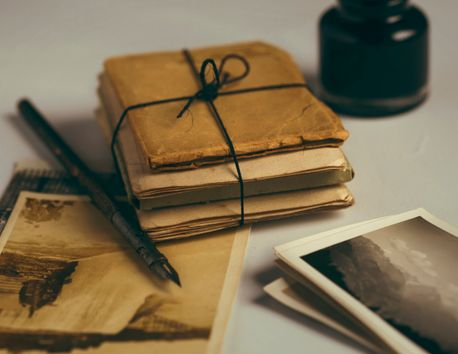
#> input picture 7-Histogram/img/1.jpeg, 458 x 354 px
$ python quiz.py --image img/1.jpeg
#> lines starting #> are read from the running program, lines starting #| are printed output that depends on the picture
"""
1. Compute a grayscale histogram for this image. Approximately what bin number has the the highest pixel count?
2. Compute a 2D color histogram for the Red and Green channels of the wave image using 8 bins for each channel. Which bin has the largest pixel count?
"""
from matplotlib import pyplot as plt
import numpy as np
import argparse
import cv2

ap = argparse.ArgumentParser()
ap.add_argument("-i", "--image", required=True, help="Path to the Image")
args = vars(ap.parse_args())

image = cv2.imread(args["image"])
#> image is the input picture: shape (354, 458, 3); mean B, G, R 81.6, 110.1, 126

#?  1.  #
gray_image = cv2.cvtColor(image, cv2.COLOR_BGR2GRAY)
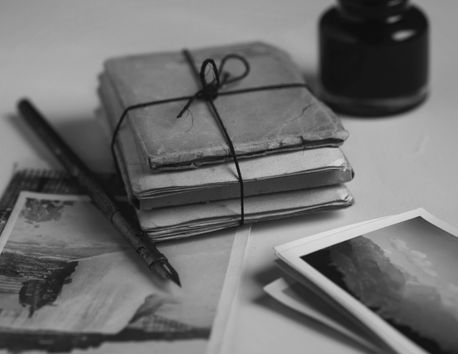
#> gray_image: shape (354, 458); min 8, max 226, mean 111.6
cv2.imshow("Original", gray_image)
cv2.waitKey(0)
hist = cv2.calcHist([gray_image], [0], None, [256], [0, 256])
#> hist = 256 values, max 2922 at index 178, min 0 at index 0, mean 633.3

plt.figure()
plt.title("Grayscale Histogram")
plt.xlabel("Bins")
plt.ylabel("# of Pixels")
plt.plot(hist)
plt.xlim([0, 256])
plt.show()
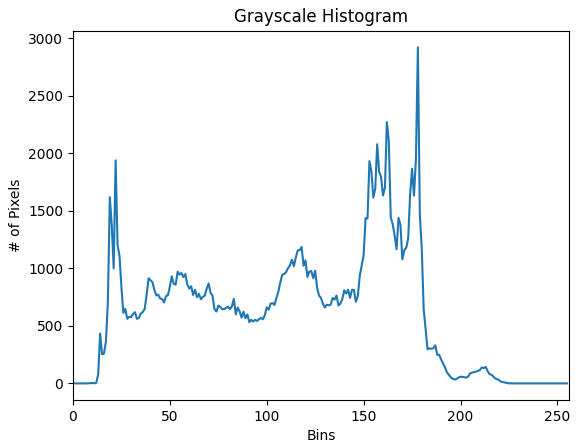
#> figure drawn by matplotlib, 1 panel; curve peaks at x = 178, y = 2922
cv2.waitKey(0)

#?  2.  #
chans = cv2.split(image)
print()
colors = ("b", "g", "r")

fig = plt.figure()
ax = fig.add_subplot(111)
hist = cv2.calcHist([chans[1], chans[2]], [0, 1], None, [8, 8], [0, 256, 0, 256])
p = ax.imshow(hist, interpolation="nearest")
ax.set_title("2D color histogram for R and G")
plt.colorbar(p)
plt.show()
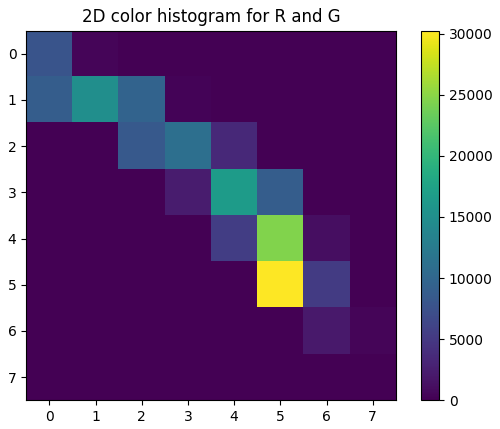
#> figure drawn by matplotlib, 2 panels

eq = cv2.equalizeHist(gray_image)
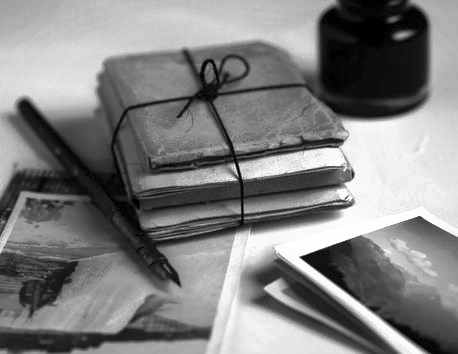
#> eq: shape (354, 458); min 0, max 255, mean 128.4
cv2.imshow("Histogram Equalization", np.hstack([gray_image, eq]))
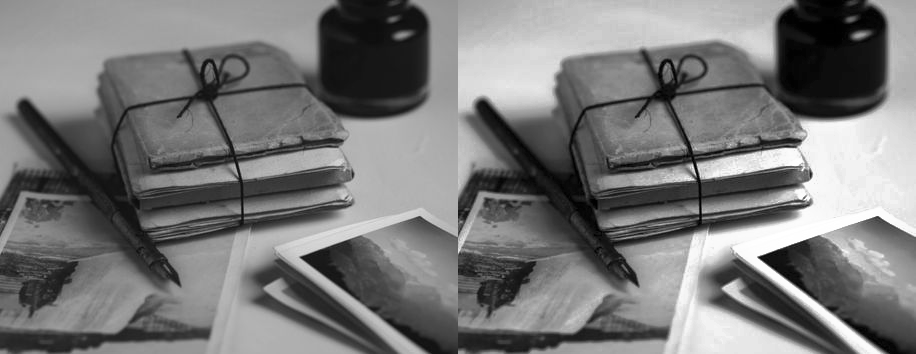
#> window 'Histogram Equalization': shape (354, 916); min 0, max 255, mean 120
cv2.waitKey(0)

$ run again, on 7-Histogram/img/wave.png
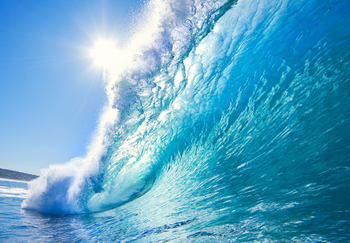
#> input picture 7-Histogram/img/wave.png, 350 x 243 px
#> image is the input picture: shape (243, 350, 3); mean B, G, R 199.1, 166.5, 93.5
#> `gray_image = cv2.cvtColor(image, cv2.COLOR_BGR2GRAY)`:
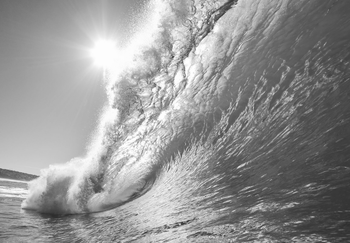
#> gray_image: shape (243, 350); min 45, max 255, mean 148.4
#> hist = 256 values, max 937 at index 181, min 0 at index 0, mean 332.2
#> `cv2.imshow("Histogram Equalization", np.hstack([gray_image, eq]))`:
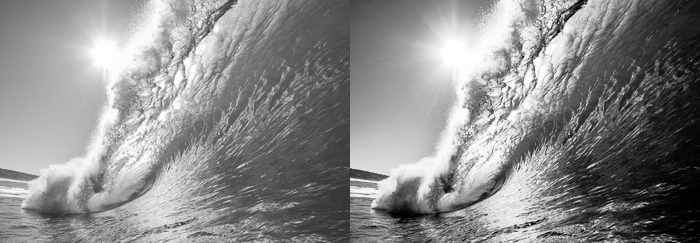
#> window 'Histogram Equalization': shape (243, 700); min 0, max 255, mean 138.3
